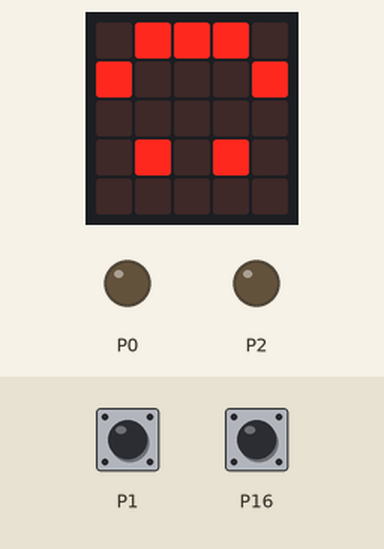
This program was run on a simulated BBC micro:bit (MakeCode). Parts: the board's 5×5 LED display, output pins drawn as LEDs (lit = HIGH). The inputs (shaded band) are chosen by the test bench; at power-on: P1 LOW, P16 LOW.

Above: at 1.5 s.
3.6 s: P1 pulled HIGH for 0.15 s
At 4.6 s:
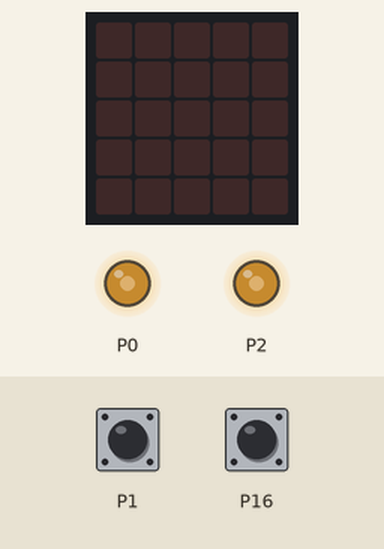
5.3 s: P16 pulled HIGH for 0.15 s
At 6.7 s:
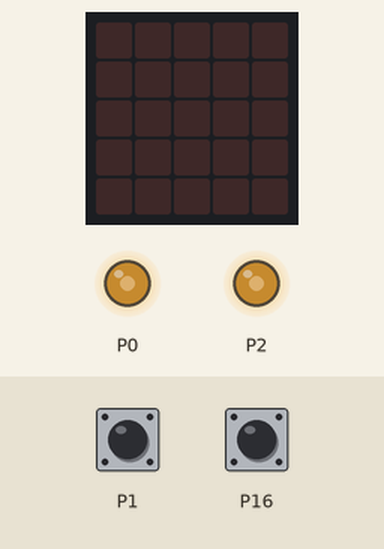
7.0 s: P16 pulled HIGH for 3.2 s
At 8.4 s:
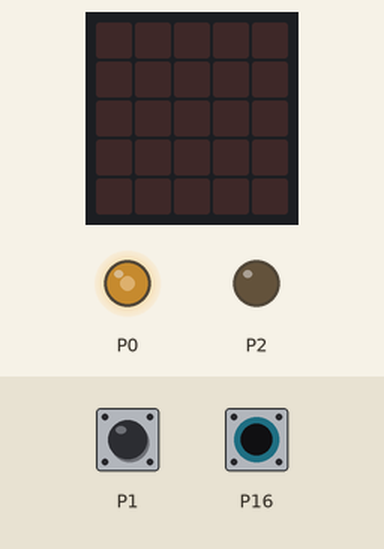
11.7 s: P1 pulled HIGH for 3.2 s
At 13.0 s:
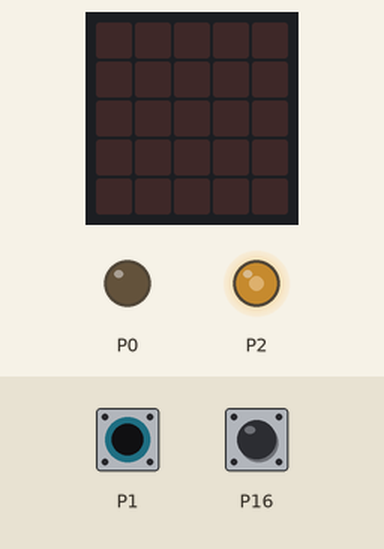
16.4 s: P1 driven HIGH and P16 driven HIGH
At 17.3 s:
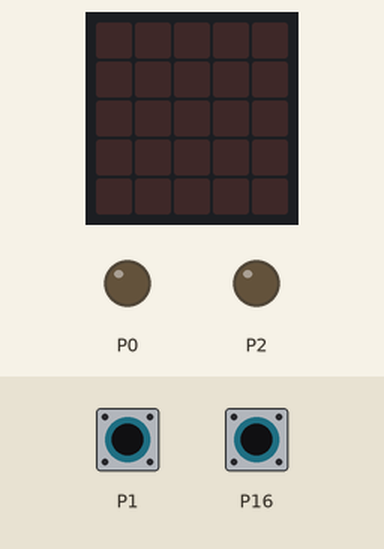
Timing chart, 0 to 18.9 s (numbered marks = the images above; inputs shaded):
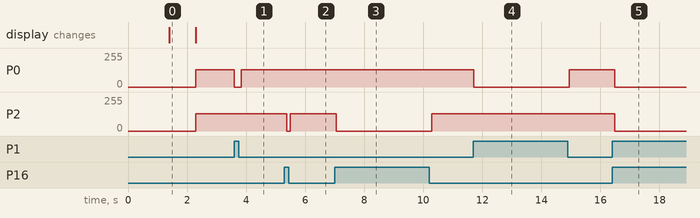

The program:

main.ts
```typescript
pins.analogWritePin(AnalogPin.P0, 0)
pins.analogWritePin(AnalogPin.P2, 0)
basic.showLeds(`
    # . # . #
    # . # . #
    # . # # #
    . . . . #
    # . . . #
    `)
basic.pause(1000)
basic.showLeds(`
    . # # # .
    # . . . #
    . . . . .
    . # . # .
    . . . . .
    `)
basic.pause(500)
basic.clearScreen()
basic.forever(function () {
    if (pins.digitalReadPin(DigitalPin.P1) == 0 && pins.digitalReadPin(DigitalPin.P16) == 0) {
        pins.analogWritePin(AnalogPin.P0, 512)
        pins.analogWritePin(AnalogPin.P2, 512)
        basic.pause(100)
    }
    if (pins.digitalReadPin(DigitalPin.P1) == 0 && pins.digitalReadPin(DigitalPin.P16) == 1) {
        pins.analogWritePin(AnalogPin.P0, 512)
        pins.analogWritePin(AnalogPin.P2, 0)
        basic.pause(100)
    }
    if (pins.digitalReadPin(DigitalPin.P1) == 1 && pins.digitalReadPin(DigitalPin.P16) == 0) {
        pins.analogWritePin(AnalogPin.P0, 0)
        pins.analogWritePin(AnalogPin.P2, 512)
        basic.pause(100)
    }
    if (pins.digitalReadPin(DigitalPin.P1) == 1 && pins.digitalReadPin(DigitalPin.P16) == 1) {
        pins.analogWritePin(AnalogPin.P0, 0)
        pins.analogWritePin(AnalogPin.P2, 0)
        basic.pause(100)
    }
})
```

test.ts
```typescript
// aquí va el archivo "tests"; esto no se compilará cuando este paquete se utilice como una extensión.
```

Measured:
- after the input at 3.6 s, P0: 128/255 → 0/255 at once, → 128/255 0.24 s later
- after the input at 5.3 s, P2: 128/255 → 0/255 after 0.08 s, → 128/255 0.12 s later
- after the input at 7.0 s, P2: 128/255 → 0/255 after 0.05 s, → 128/255 3.2 s later
- after the input at 11.7 s, P0: 128/255 → 0/255 at once, → 128/255 3.2 s later
- after the input at 16.4 s, P0, P2: 128/255 → 0/255 after 0.09 s
- what the display in image 0 shows lasts 0.9 s, from 1.4 s to 2.3 s
